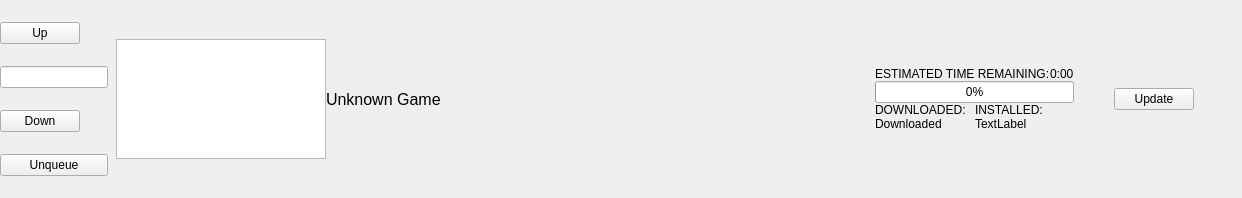
<?xml version="1.0" encoding="UTF-8"?>
<ui version="4.0">
 <class>DownloadQueueItem</class>
 <widget class="QWidget" name="DownloadQueueItem">
  <property name="geometry">
   <rect>
    <x>0</x>
    <y>0</y>
    <width>1242</width>
    <height>198</height>
   </rect>
  </property>
  <property name="windowTitle">
   <string>Form</string>
  </property>
  <layout class="QGridLayout" name="gridLayout_2" columnstretch="0,1" columnminimumwidth="0,0">
   <property name="leftMargin">
    <number>0</number>
   </property>
   <property name="topMargin">
    <number>0</number>
   </property>
   <property name="rightMargin">
    <number>0</number>
   </property>
   <property name="bottomMargin">
    <number>0</number>
   </property>
   <property name="spacing">
    <number>0</number>
   </property>
   <item row="0" column="1">
    <layout class="QHBoxLayout" name="horizontalLayout" stretch="4,3,1,0">
     <property name="leftMargin">
      <number>8</number>
     </property>
     <property name="topMargin">
      <number>8</number>
     </property>
     <property name="rightMargin">
      <number>8</number>
     </property>
     <property name="bottomMargin">
      <number>8</number>
     </property>
     <item>
      <widget class="QGraphicsView" name="gameBanner">
       <property name="maximumSize">
        <size>
         <width>210</width>
         <height>120</height>
        </size>
       </property>
       <property name="verticalScrollBarPolicy">
        <enum>Qt::ScrollBarAsNeeded</enum>
       </property>
       <property name="horizontalScrollBarPolicy">
        <enum>Qt::ScrollBarAsNeeded</enum>
       </property>
       <property name="sizeAdjustPolicy">
        <enum>QAbstractScrollArea::AdjustIgnored</enum>
       </property>
       <property name="interactive">
        <bool>false</bool>
       </property>
       <property name="optimizationFlags">
        <set>QGraphicsView::DontAdjustForAntialiasing</set>
       </property>
      </widget>
     </item>
     <item>
      <widget class="QLabel" name="gameName">
       <property name="font">
        <font>
         <pointsize>12</pointsize>
        </font>
       </property>
       <property name="text">
        <string>Unknown Game</string>
       </property>
      </widget>
     </item>
     <item>
      <layout class="QVBoxLayout" name="verticalLayout_2" stretch="0,0,0,0,0">
       <item>
        <spacer name="verticalSpacer">
         <property name="orientation">
          <enum>Qt::Vertical</enum>
         </property>
         <property name="sizeHint" stdset="0">
          <size>
           <width>20</width>
           <height>40</height>
          </size>
         </property>
        </spacer>
       </item>
       <item>
        <layout class="QHBoxLayout" name="horizontalLayout_8">
         <item>
          <widget class="QLabel" name="label_2">
           <property name="text">
            <string>ESTIMATED TIME REMAINING:</string>
           </property>
           <property name="alignment">
            <set>Qt::AlignLeading|Qt::AlignLeft|Qt::AlignTop</set>
           </property>
          </widget>
         </item>
         <item>
          <widget class="QLabel" name="estimatedTimeRemaining">
           <property name="text">
            <string>0:00</string>
           </property>
          </widget>
         </item>
        </layout>
       </item>
       <item>
        <widget class="QProgressBar" name="progressBar">
         <property name="value">
          <number>0</number>
         </property>
        </widget>
       </item>
       <item>
        <layout class="QHBoxLayout" name="horizontalLayout_4" stretch="0,0">
         <item>
          <layout class="QHBoxLayout" name="horizontalLayout_5">
           <item>
            <layout class="QVBoxLayout" name="verticalLayout_3" stretch="0,0">
             <item>
              <widget class="QLabel" name="label">
               <property name="text">
                <string>DOWNLOADED:</string>
               </property>
              </widget>
             </item>
             <item>
              <widget class="QLabel" name="downloaded">
               <property name="text">
                <string>Downloaded</string>
               </property>
               <property name="textFormat">
                <enum>Qt::PlainText</enum>
               </property>
              </widget>
             </item>
            </layout>
           </item>
          </layout>
         </item>
         <item>
          <layout class="QHBoxLayout" name="horizontalLayout_3">
           <item>
            <layout class="QGridLayout" name="gridLayout_3">
             <item row="1" column="0">
              <widget class="QLabel" name="installed">
               <property name="text">
                <string>TextLabel</string>
               </property>
              </widget>
             </item>
             <item row="0" column="0">
              <widget class="QLabel" name="label_3">
               <property name="text">
                <string>INSTALLED:</string>
               </property>
              </widget>
             </item>
            </layout>
           </item>
          </layout>
         </item>
        </layout>
       </item>
       <item>
        <spacer name="verticalSpacer_2">
         <property name="orientation">
          <enum>Qt::Vertical</enum>
         </property>
         <property name="sizeHint" stdset="0">
          <size>
           <width>20</width>
           <height>40</height>
          </size>
         </property>
        </spacer>
       </item>
      </layout>
     </item>
     <item>
      <layout class="QVBoxLayout" name="verticalLayout" stretch="0,0,0">
       <item>
        <spacer name="verticalSpacer_4">
         <property name="orientation">
          <enum>Qt::Vertical</enum>
         </property>
         <property name="sizeHint" stdset="0">
          <size>
           <width>20</width>
           <height>40</height>
          </size>
         </property>
        </spacer>
       </item>
       <item>
        <layout class="QHBoxLayout" name="horizontalLayout_2">
         <item>
          <spacer name="horizontalSpacer_2">
           <property name="orientation">
            <enum>Qt::Horizontal</enum>
           </property>
           <property name="sizeHint" stdset="0">
            <size>
             <width>40</width>
             <height>20</height>
            </size>
           </property>
          </spacer>
         </item>
         <item>
          <widget class="QPushButton" name="updateButton">
           <property name="maximumSize">
            <size>
             <width>100</width>
             <height>16777215</height>
            </size>
           </property>
           <property name="text">
            <string>Update</string>
           </property>
          </widget>
         </item>
         <item>
          <spacer name="horizontalSpacer">
           <property name="orientation">
            <enum>Qt::Horizontal</enum>
           </property>
           <property name="sizeHint" stdset="0">
            <size>
             <width>40</width>
             <height>20</height>
            </size>
           </property>
          </spacer>
         </item>
        </layout>
       </item>
       <item>
        <spacer name="verticalSpacer_3">
         <property name="orientation">
          <enum>Qt::Vertical</enum>
         </property>
         <property name="sizeHint" stdset="0">
          <size>
           <width>20</width>
           <height>40</height>
          </size>
         </property>
        </spacer>
       </item>
      </layout>
     </item>
    </layout>
   </item>
   <item row="0" column="0">
    <layout class="QVBoxLayout" name="positionButtonsLayout">
     <property name="spacing">
      <number>0</number>
     </property>
     <property name="sizeConstraint">
      <enum>QLayout::SetDefaultConstraint</enum>
     </property>
     <property name="leftMargin">
      <number>0</number>
     </property>
     <item>
      <widget class="QPushButton" name="upBtn">
       <property name="sizePolicy">
        <sizepolicy hsizetype="Fixed" vsizetype="Fixed">
         <horstretch>0</horstretch>
         <verstretch>0</verstretch>
        </sizepolicy>
       </property>
       <property name="text">
        <string>Up</string>
       </property>
      </widget>
     </item>
     <item>
      <widget class="QLineEdit" name="indexLabel">
       <property name="sizePolicy">
        <sizepolicy hsizetype="Fixed" vsizetype="Fixed">
         <horstretch>0</horstretch>
         <verstretch>0</verstretch>
        </sizepolicy>
       </property>
       <property name="text">
        <string notr="true"/>
       </property>
       <property name="maxLength">
        <number>3</number>
       </property>
       <property name="readOnly">
        <bool>true</bool>
       </property>
      </widget>
     </item>
     <item>
      <widget class="QPushButton" name="downBtn">
       <property name="sizePolicy">
        <sizepolicy hsizetype="Fixed" vsizetype="Fixed">
         <horstretch>0</horstretch>
         <verstretch>0</verstretch>
        </sizepolicy>
       </property>
       <property name="text">
        <string>Down</string>
       </property>
      </widget>
     </item>
     <item>
      <widget class="QPushButton" name="unqueueButton">
       <property name="text">
        <string>Unqueue</string>
       </property>
      </widget>
     </item>
    </layout>
   </item>
  </layout>
 </widget>
 <resources/>
 <connections/>
</ui>
